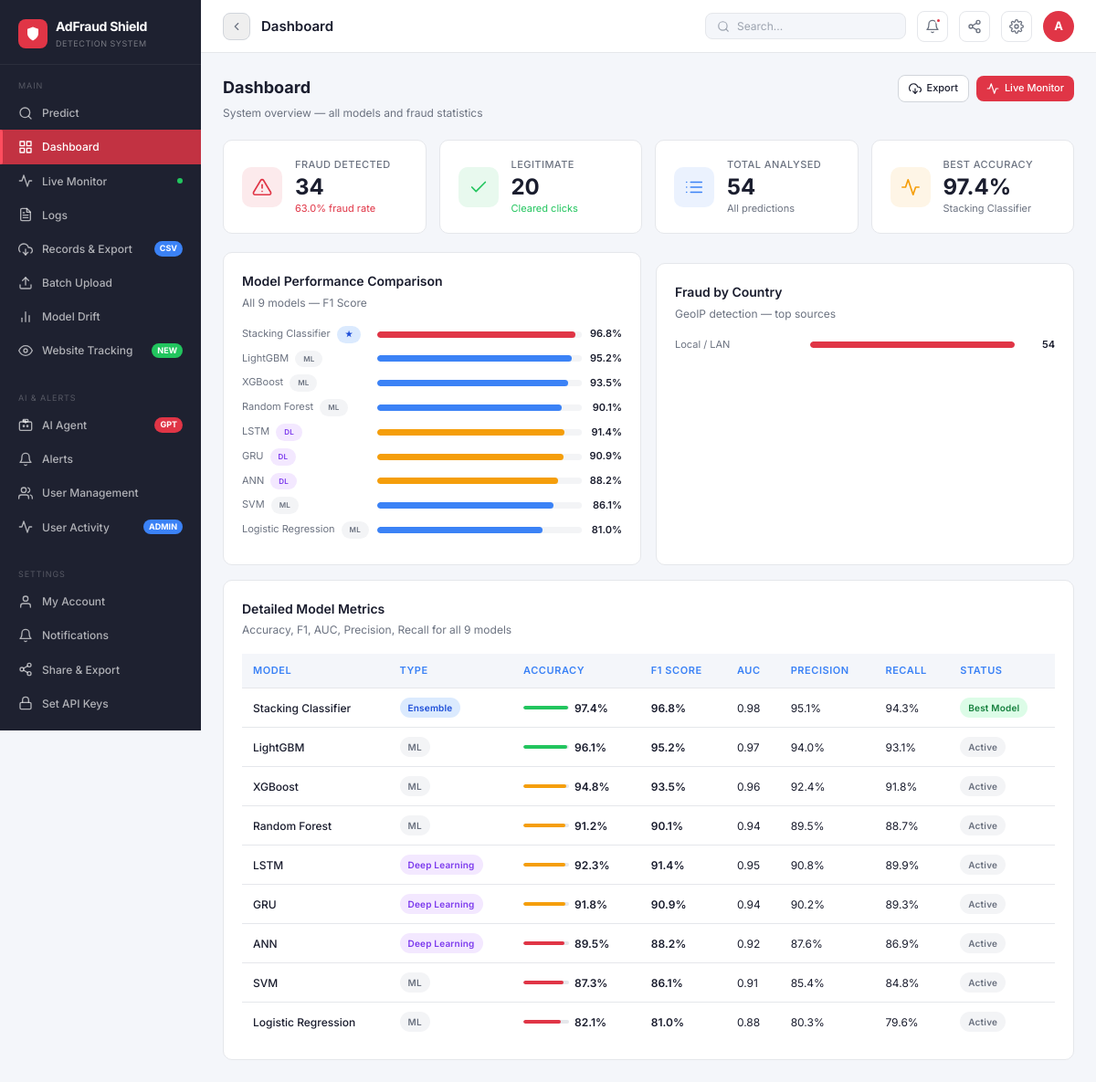
The page /dashboard (signed in) on the database its author committed.
### app.py (models this page shows, shortened)
class User(UserMixin, db.Model):
    id       = db.Column(db.Integer, primary_key=True)
    username = db.Column(db.String(80), unique=True, nullable=False)
    password = db.Column(db.String(200), nullable=False)
    role     = db.Column(db.String(20), default='user')
    email    = db.Column(db.String(120), default='')
    created  = db.Column(db.String(40), default=lambda: datetime.now().strftime('%Y-%m-%d %H:%M'))

class Prediction(db.Model):
    id         = db.Column(db.Integer, primary_key=True)
    timestamp  = db.Column(db.String(40))
    ip         = db.Column(db.String(50))
    app_id     = db.Column(db.String(20))
    device     = db.Column(db.String(20))
    os         = db.Column(db.String(20))
    channel    = db.Column(db.String(20))
    hour       = db.Column(db.Integer)
    result     = db.Column(db.String(20))
    confidence = db.Column(db.Float)
    model_used = db.Column(db.String(40))
    country    = db.Column(db.String(40), default='Unknown')
    velocity   = db.Column(db.String(10), default='LOW')
    signals    = db.Column(db.Integer, default=0)
    user_id    = db.Column(db.Integer, db.ForeignKey('user.id'), nullable=True)

### app.py (the view)
@app.route('/dashboard')
@login_required
def dashboard():
    total = Prediction.query.count()
    fraud = Prediction.query.filter_by(result='Fraudulent').count()
    legit = total - fraud
    drift_logs = DriftLog.query.order_by(DriftLog.id.desc()).limit(24).all()
    cc = {}
    for p in Prediction.query.all(): cc[p.country] = cc.get(p.country,0)+1
    top_countries = sorted(cc.items(), key=lambda x:x[1], reverse=True)[:6]
    stats = {'total':total,'fraud':fraud,'legit':legit,
             'fraud_rate':round(fraud/total*100,1) if total>0 else 0}
    return render_template('dashboard.html', metrics=MODEL_METRICS, stats=stats,
                           drift_logs=drift_logs, top_countries=top_countries)

### app.py (called while the page is built)
@login_manager.user_loader
def load_user(uid): return User.query.get(int(uid))

### templates/dashboard.html (shortened to what this page needs)
{% extends "base.html" %}
{% block content %}
<div class="page-hdr">
  <div>
    <div class="page-title">Dashboard</div>
    <div class="page-sub">System overview — all models and fraud statistics</div>
  </div>
  <div class="page-hdr-actions">
    <a href="/records" class="btn btn-outline btn-sm">
      <svg viewBox="0 0 24 24"><polyline points="8 17 12 21 16 17"/><line x1="12" y1="12" x2="12" y2="21"/><path d="M20.88 18.09A5 5 0 0 0 18 9h-1.26A8 8 0 1 0 3 16.29"/></svg>
      Export
    </a>
    <a href="/realtime" class="btn btn-primary btn-sm">
      <svg viewBox="0 0 24 24"><polyline points="22 12 18 12 15 21 9 3 6 12 2 12"/></svg>
      Live Monitor
    </a>
  </div>
</div>
<div class="stat-grid">
  <div class="stat-card">
    <div class="stat-icon si-red">
      <svg viewBox="0 0 24 24"><path d="M10.29 3.86L1.82 18a2 2 0 0 0 1.71 3h16.94a2 2 0 0 0 1.71-3L13.71 3.86a2 2 0 0 0-3.42 0z"/><line x1="12" y1="9" x2="12" y2="13"/><line x1="12" y1="17" x2="12.01" y2="17"/></svg>
    </div>
    <div class="stat-body">
      <div class="stat-label">Fraud Detected</div>
      <div class="stat-val">{{ stats.fraud }}</div>
      <div class="stat-trend trend-up">{{ stats.fraud_rate }}% fraud rate</div>
    </div>
  </div>
  <div class="stat-card">
    <div class="stat-icon si-grn">
      <svg viewBox="0 0 24 24"><polyline points="20 6 9 17 4 12"/></svg>
    </div>
    <div class="stat-body">
      <div class="stat-label">Legitimate</div>
      <div class="stat-val">{{ stats.legit }}</div>
      <div class="stat-trend trend-dn">Cleared clicks</div>
    </div>
  </div>
  <div class="stat-card">
    <div class="stat-icon si-blue">
      <svg viewBox="0 0 24 24"><line x1="8" y1="6" x2="21" y2="6"/><line x1="8" y1="12" x2="21" y2="12"/><line x1="8" y1="18" x2="21" y2="18"/><line x1="3" y1="6" x2="3.01" y2="6"/><line x1="3" y1="12" x2="3.01" y2="12"/><line x1="3" y1="18" x2="3.01" y2="18"/></svg>
    </div>
    <div class="stat-body">
      <div class="stat-label">Total Analysed</div>
      <div class="stat-val">{{ stats.total }}</div>
      <div class="stat-trend" style="color:var(--ink2);">All predictions</div>
    </div>
  </div>
  <div class="stat-card">
    <div class="stat-icon si-amb">
      <svg viewBox="0 0 24 24"><polyline points="22 12 18 12 15 21 9 3 6 12 2 12"/></svg>
    </div>
    <div class="stat-body">
      <div class="stat-label">Best Accuracy</div>
      <div class="stat-val">97.4%</div>
      <div class="stat-trend" style="color:var(--ink2);">Stacking Classifier</div>
    </div>
  </div>
</div>
<div class="two-col" style="margin-bottom:16px;">
  <div class="card">
    <div class="card-hdr">
      <div>
        <div class="card-title">Model Performance Comparison</div>
        <div class="card-sub">All 9 models — F1 Score</div>
      </div>
    </div>
    {% for name, m in metrics.items() %}
    <div class="bar-row">
      <div class="bar-lbl">
        {{ name[:22] }}
        <span class="badge {% if loop.index==1 %}b-ensemble{% elif name in ['LSTM','GRU','ANN'] %}b-dl{% else %}b-ml{% endif %}" style="margin-left:4px;font-size:8px;">{% if loop.index==1 %}★{% elif name in ['LSTM','GRU','ANN'] %}DL{% else %}ML{% endif %}</span>
      </div>
      <div class="bar-track">
        <div class="bar-fill {% if loop.index==1 %}{% elif name in ['LSTM','GRU','ANN'] %}amb{% else %}blue{% endif %}" style="width:{{ m.f1 }}%"></div>
      </div>
      <div class="bar-pct">{{ m.f1 }}%</div>
    </div>
    {% endfor %}
  </div>
  <div class="card">
    <div class="card-hdr">
      <div>
        <div class="card-title">Fraud by Country</div>
        <div class="card-sub">GeoIP detection — top sources</div>
      </div>
    </div>
    {% if top_countries %}
    {% set max_c = top_countries[0][1] if top_countries else 1 %}
    {% for country, count in top_countries %}
    <div class="bar-row">
      <div class="bar-lbl">{{ country }}</div>
      <div class="bar-track">
        <div class="bar-fill" style="width:{{ (count/max_c*100)|round }}%"></div>
      </div>
      <div class="bar-pct">{{ count }}</div>
    </div>
    {% endfor %}
    {% else %}
    <div style="padding:24px;text-align:center;color:var(--ink2);font-size:13px;">No data yet. Make some predictions first.</div>
    {% endif %}
  </div>
</div>
<div class="card">
  <div class="card-hdr">
    <div>
      <div class="card-title">Detailed Model Metrics</div>
      <div class="card-sub">Accuracy, F1, AUC, Precision, Recall for all 9 models</div>
    </div>
  </div>
  <div class="tbl-wrap">
    <table>
      <thead>
        <tr style="background:var(--body-bg);">
          <th style="background:var(--body-bg);color:var(--blue);">Model</th>
          <th style="background:var(--body-bg);color:var(--blue);">Type</th>
          <th style="background:var(--body-bg);color:var(--blue);">Accuracy</th>
          <th style="background:var(--body-bg);color:var(--blue);">F1 Score</th>
          <th style="background:var(--body-bg);color:var(--blue);">AUC</th>
          <th style="background:var(--body-bg);color:var(--blue);">Precision</th>
          <th style="background:var(--body-bg);color:var(--blue);">Recall</th>
          <th style="background:var(--body-bg);color:var(--blue);">Status</th>
        </tr>
      </thead>
      <tbody>
        {% for name, m in metrics.items() %}
        <tr>
          <td style="font-weight:500;">{{ name }}</td>
          <td>
            {% if loop.index == 1 %}<span class="badge b-ensemble">Ensemble</span>
            {% elif name in ['LSTM','GRU','ANN'] %}<span class="badge b-dl">Deep Learning</span>
            {% else %}<span class="badge b-ml">ML</span>{% endif %}
          </td>
          <td>
            <div class="conf-wrap">
              <div class="conf-bar"><div class="conf-fill" style="width:{{ m.accuracy }}%;background:{% if m.accuracy > 95 %}var(--grn){% elif m.accuracy > 90 %}var(--amb){% else %}var(--acc){% endif %};"></div></div>
              <span style="font-size:12px;font-weight:600;color:var(--ink);">{{ m.accuracy }}%</span>
            </div>
          </td>
          <td><span style="font-weight:600;">{{ m.f1 }}%</span></td>
          <td>{{ m.auc }}</td>
          <td>{{ m.precision }}%</td>
          <td>{{ m.recall }}%</td>
          <td>{% if loop.index == 1 %}<span class="badge b-success">Best Model</span>{% else %}<span class="badge b-default">Active</span>{% endif %}</td>
        </tr>
        {% endfor %}
      </tbody>
    </table>
  </div>
</div>
{% endblock %}

### templates/base.html (shortened to what this page needs)
<!DOCTYPE html>
<html lang="en">
<head>
</head>
<body>
<aside class="sidebar">
  <div class="sb-brand">
    <div class="sb-logo">
      <div class="sb-logo-icon">
        <svg viewBox="0 0 24 24"><path d="M12 22s8-4 8-10V5l-8-3-8 3v7c0 6 8 10 8 10z"/></svg>
      </div>
      <div>
        <div class="sb-logo-text">AdFraud Shield</div>
        <div class="sb-logo-sub">Detection System</div>
      </div>
    </div>
  </div>
  <div class="sb-section">
    <div class="sb-section-label">Main</div>
    <a href="/" class="sb-item {% if request.path=='/' %}active{% endif %}">
      <svg viewBox="0 0 24 24"><circle cx="11" cy="11" r="8"/><path d="m21 21-4.35-4.35"/></svg>
      Predict
    </a>
    <a href="/dashboard" class="sb-item {% if request.path=='/dashboard' %}active{% endif %}">
      <svg viewBox="0 0 24 24"><rect x="3" y="3" width="7" height="7"/><rect x="14" y="3" width="7" height="7"/><rect x="14" y="14" width="7" height="7"/><rect x="3" y="14" width="7" height="7"/></svg>
      Dashboard
    </a>
    <a href="/realtime" class="sb-item {% if request.path=='/realtime' %}active{% endif %}">
      <svg viewBox="0 0 24 24"><polyline points="22 12 18 12 15 21 9 3 6 12 2 12"/></svg>
      Live Monitor
      <div class="sb-live"><div class="sb-dot"></div></div>
    </a>
    <a href="/logs" class="sb-item {% if request.path=='/logs' %}active{% endif %}">
      <svg viewBox="0 0 24 24"><path d="M14 2H6a2 2 0 0 0-2 2v16a2 2 0 0 0 2 2h12a2 2 0 0 0 2-2V8z"/><polyline points="14 2 14 8 20 8"/><line x1="16" y1="13" x2="8" y2="13"/><line x1="16" y1="17" x2="8" y2="17"/><polyline points="10 9 9 9 8 9"/></svg>
      Logs
    </a>
    <a href="/records" class="sb-item {% if request.path=='/records' %}active{% endif %}">
      <svg viewBox="0 0 24 24"><polyline points="8 17 12 21 16 17"/><line x1="12" y1="12" x2="12" y2="21"/><path d="M20.88 18.09A5 5 0 0 0 18 9h-1.26A8 8 0 1 0 3 16.29"/></svg>
      Records &amp; Export
      <span class="sb-badge sb-badge-blue">CSV</span>
    </a>
    <a href="/batch" class="sb-item {% if request.path=='/batch' %}active{% endif %}">
      <svg viewBox="0 0 24 24"><path d="M21 15v4a2 2 0 0 1-2 2H5a2 2 0 0 1-2-2v-4"/><polyline points="17 8 12 3 7 8"/><line x1="12" y1="3" x2="12" y2="15"/></svg>
      Batch Upload
    </a>
    <a href="/drift" class="sb-item {% if request.path=='/drift' %}active{% endif %}">
      <svg viewBox="0 0 24 24"><line x1="18" y1="20" x2="18" y2="10"/><line x1="12" y1="20" x2="12" y2="4"/><line x1="6" y1="20" x2="6" y2="14"/></svg>
      Model Drift
    </a>
    <a href="/tracking" class="sb-item {% if request.path=='/tracking' %}active{% endif %}">
      <svg viewBox="0 0 24 24"><path d="M1 12s4-8 11-8 11 8 11 8-4 8-11 8-11-8-11-8z"/><circle cx="12" cy="12" r="3"/></svg>
      Website Tracking
      <span class="sb-badge sb-badge-grn">NEW</span>
    </a>
  </div>
  <div class="sb-section">
    <div class="sb-section-label">AI &amp; Alerts</div>
    <a href="/agent" class="sb-item {% if request.path=='/agent' %}active{% endif %}">
      <svg viewBox="0 0 24 24"><path d="M12 8V4H8"/><rect x="8" y="2" width="8" height="4" rx="1"/><path d="M4 6h16a2 2 0 0 1 2 2v10a2 2 0 0 1-2 2H4a2 2 0 0 1-2-2V8a2 2 0 0 1 2-2z"/><circle cx="9" cy="13" r="1"/><circle cx="15" cy="13" r="1"/></svg>
      AI Agent
      <span class="sb-badge sb-badge-red">GPT</span>
    </a>
    {% if current_user.role == 'admin' %}
    <a href="/alerts" class="sb-item {% if request.path=='/alerts' %}active{% endif %}">
      <svg viewBox="0 0 24 24"><path d="M18 8A6 6 0 0 0 6 8c0 7-3 9-3 9h18s-3-2-3-9"/><path d="M13.73 21a2 2 0 0 1-3.46 0"/></svg>
      Alerts
    </a>
    <a href="/admin/users" class="sb-item {% if request.path=='/admin/users' %}active{% endif %}">
      <svg viewBox="0 0 24 24"><path d="M17 21v-2a4 4 0 0 0-4-4H5a4 4 0 0 0-4 4v2"/><circle cx="9" cy="7" r="4"/><path d="M23 21v-2a4 4 0 0 0-3-3.87"/><path d="M16 3.13a4 4 0 0 1 0 7.75"/></svg>
      User Management
    </a>
    <a href="/admin/activity" class="sb-item {% if request.path=='/admin/activity' %}active{% endif %}">
      <svg viewBox="0 0 24 24"><polyline points="22 12 18 12 15 21 9 3 6 12 2 12"/></svg>
      User Activity
      <span class="sb-badge sb-badge-blue">ADMIN</span>
    </a>
    {% endif %}
  </div>
  <div class="sb-section">
    <div class="sb-section-label">Settings</div>
    <a href="/account" class="sb-item {% if request.path=='/account' %}active{% endif %}">
      <svg viewBox="0 0 24 24"><path d="M20 21v-2a4 4 0 0 0-4-4H8a4 4 0 0 0-4 4v2"/><circle cx="12" cy="7" r="4"/></svg>
      My Account
    </a>
    <a href="/notifications" class="sb-item {% if request.path=='/notifications' %}active{% endif %}">
      <svg viewBox="0 0 24 24"><path d="M18 8A6 6 0 0 0 6 8c0 7-3 9-3 9h18s-3-2-3-9"/><path d="M13.73 21a2 2 0 0 1-3.46 0"/></svg>
      Notifications
    </a>
    <a href="/share" class="sb-item {% if request.path=='/share' %}active{% endif %}">
      <svg viewBox="0 0 24 24"><circle cx="18" cy="5" r="3"/><circle cx="6" cy="12" r="3"/><circle cx="18" cy="19" r="3"/><line x1="8.59" y1="13.51" x2="15.42" y2="17.49"/><line x1="15.41" y1="6.51" x2="8.59" y2="10.49"/></svg>
      Share &amp; Export
    </a>
    {% if current_user.role == 'admin' %}
    <a href="/set_keys" class="sb-item {% if request.path=='/set_keys' %}active{% endif %}">
      <svg viewBox="0 0 24 24"><rect x="3" y="11" width="18" height="11" rx="2" ry="2"/><path d="M7 11V7a5 5 0 0 1 10 0v4"/></svg>
      Set API Keys
    </a>
    {% endif %}
    <a href="/apidocs" target="_blank" class="sb-item">
    </a>
  </div>
</aside>
<div class="main">
  <div class="topbar">
    <button class="tb-back" onclick="history.back()" title="Go back">
      <svg viewBox="0 0 24 24"><polyline points="15 18 9 12 15 6"/></svg>
    </button>
    <div class="tb-breadcrumb">
      <span class="tb-page" id="page-title">AdFraud Shield</span>
    </div>
    <div class="tb-search">
      <svg viewBox="0 0 24 24"><circle cx="11" cy="11" r="8"/><path d="m21 21-4.35-4.35"/></svg>
      <input type="text" placeholder="Search..." id="global-search">
    </div>
    <a href="/notifications" class="tb-icon-btn" title="Notifications">
      <svg viewBox="0 0 24 24"><path d="M18 8A6 6 0 0 0 6 8c0 7-3 9-3 9h18s-3-2-3-9"/><path d="M13.73 21a2 2 0 0 1-3.46 0"/></svg>
      <div class="tb-notif-dot"></div>
    </a>
    <a href="/share" class="tb-icon-btn" title="Share / Export">
      <svg viewBox="0 0 24 24"><circle cx="18" cy="5" r="3"/><circle cx="6" cy="12" r="3"/><circle cx="18" cy="19" r="3"/><line x1="8.59" y1="13.51" x2="15.42" y2="17.49"/><line x1="15.41" y1="6.51" x2="8.59" y2="10.49"/></svg>
    </a>
    <a href="/account" class="tb-icon-btn" title="Settings">
    </a>
    <div class="tb-avatar" title="{{ current_user.username }}">{{ current_user.username[0]|upper }}</div>
  </div>
  <div class="content">
    {% block content %}{% endblock %}
  </div>
</div>
</body>
</html>

### rows shown on the page
User: username "A"
Prediction: country "Local / LAN", {{ (count/max_c*100)|round }} 100.0 (drawn), count "54"

### other values the page prints
{{ stats.fraud }} "34"
{{ stats.fraud_rate }} "63.0"
{{ stats.legit }} "20"
{{ stats.total }} "54"
{{ name[:22] }} "Stacking Classifier" "LightGBM" "XGBoost" "Random Forest" "LSTM" "GRU" "ANN" "SVM" "Logistic Regression"
{{ m.f1 }} "96.8" "95.2" "93.5" "90.1" "91.4" "90.9" "88.2" "86.1" "81.0"
{{ name }} "Stacking Classifier" "LightGBM" "XGBoost" "Random Forest" "LSTM" "GRU" "ANN" "SVM" "Logistic Regression"
{{ m.accuracy }} "97.4" "96.1" "94.8" "91.2" "92.3" "91.8" "89.5" "87.3" "82.1"
{{ m.auc }} "0.98" "0.97" "0.96" "0.94" "0.95" "0.94" "0.92" "0.91" "0.88"
{{ m.precision }} "95.1" "94.0" "92.4" "89.5" "90.8" "90.2" "87.6" "85.4" "80.3"
{{ m.recall }} "94.3" "93.1" "91.8" "88.7" "89.9" "89.3" "86.9" "84.8" "79.6"
